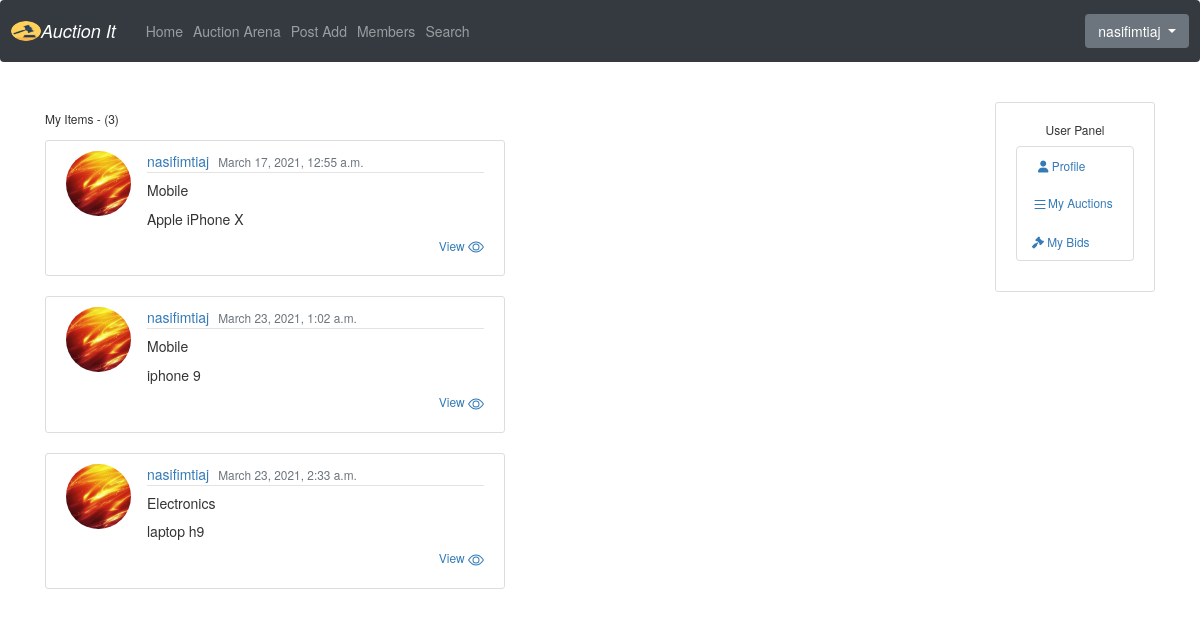
The app's page /my_items/ (signed in) with its own data.
### users/models.py (models this page shows, shortened)
class Profile(models.Model):
    user = models.OneToOneField(User, on_delete=models.CASCADE)
    image = models.ImageField(default='default.jpg', upload_to='profile_pics')
    full_name = models.CharField(default='@Example_name', max_length=100)
    phone_number =  models.TextField(default='@Example_045978346')
    address = models.TextField(default='@Example_13-65 new jersey')
    last_active = models.DateTimeField(blank=True, null=True)
    bio = models.TextField(default='You bio')
    @property
    def update_last_active(self):
        self.last_active = timezone.now()
        self.save()
        return self.user.username
    def save(self, *args, **kwargs):
        super().save(*args, **kwargs)
        img = Image.open(self.image.path)
        if img.height > 200 or img.width > 200:
            output_size = (200, 200)
            img.thumbnail(output_size)
            img.save(self.image.path)

### core/models.py (models this page shows, shortened)
class AuctionItem(models.Model):
    name = models.CharField(max_length=50)
    owner = models.ForeignKey(User, on_delete=models.CASCADE)
    category = models.ForeignKey(Category, on_delete=models.CASCADE)
    date_posted = models.DateTimeField(default=timezone.now)
    is_sold = models.BooleanField(default=False)
    location = models.ForeignKey(Location, on_delete=models.CASCADE)
    color = models.CharField(max_length=50)
    model = models.CharField(max_length=50)
    description = models.TextField()

class Category(models.Model):
    title = models.CharField(max_length=50)
    timestamp =  models.DateTimeField(default=datetime.now, blank=True)
    description = models.TextField(default="none")
    image = models.ImageField(default="default_cat", upload_to='Category_pics')
    def __str__(self):
        return self.title

### center/views.py (the view)
# urls.py: path('my_items/', UserItemsListView.as_view(), name='my_items'),
class UserItemsListView(ListView):
    template_name = 'center/my_items.html'
    model = AuctionItem
    context_object_name = 'items'
    def get_context_data(self, **kwargs):
        context = super().get_context_data(**kwargs)
        context.update({
        })
        return context
    ordering = ['-date_posted']
    paginate_by = 5
    def get_queryset(self):
        return AuctionItem.objects.filter(owner=self.request.user)

### center/templates/center/my_items.html (shortened to what this page needs)
{% extends 'center/base.html' %}
    {% block content %}
  <h6 class="mb-6">My Items - {{ view.kwargs.username }} ({{ page_obj.paginator.count }})</h6>
        {% for item in items %}
             <article class="media content-section" style="width:50%">
             <img  src="{{ item.owner.profile.image.url }}" class="rounded-circle article-img">
            <div class="media-body">
            <div class="article-metadata">
                  <a class="mr-2" href="#">{{ item.owner }}</a>
                  <small class="text-muted">{{ item.date_posted }}</small>
                </div>
                <h5><a class="article-title">{{ item.category }}</a></h5>
                <p class="article-content">{{ item.name }}</p>
                <a href="{% url 'center:detail_product' item.id %}" ><h6 align="right">View
                    </h6></a>
              </div>
        </article>
        {% endfor %}
    {% endblock %}

### templates/base.html (shortened to what this page needs)
 {% load static %}
<!DOCTYPE html>
<html lang="en">
<head>
    <link href="https://maxcdn.bootstrapcdn.com/font-awesome/4.3.0/css/font-awesome.min.css" rel="stylesheet">
    <link href="https://maxcdn.bootstrapcdn.com/font-awesome/4.7.0/css/font-awesome.min.css" rel="stylesheet">
<link rel="stylesheet" href="path/to/font-awesome/css/font-awesome.min.css">
        <link href="https://unpkg.com/filepond/dist/filepond.css" rel="stylesheet" />
      <link rel="stylesheet" type="text/css" href="{% static 'css/style.css' %}"/>
    <link rel="stylesheet" href="https://stackpath.bootstrapcdn.com/bootstrap/4.4.1/css/bootstrap.min.css"
>
</head>
<body>
    <nav class="navbar navbar-expand-lg navbar-dark bg-dark">
      <a class="navbar-brand" href="{% url 'core:home' %}">
          <div class="row">
               <img class="rounded-circle" src="{% static 'my_file/auction.png' %}" width="30" height="20" alt="Image">
              <p style="font-style: italic;">Auction It</p>
          </div>
         </a>
      <div class="collapse navbar-collapse" id="navbarNav">
        <ul class="navbar-nav">
          <li class="nav-item {{ home_nav }}">
            <a class="nav-link" href="{% url 'core:home' %}">Home</a>
          </li>
            {% if user.is_authenticated %}
                <li class="nav-item {{ on_auction_nav }}">
                <a class="nav-link" href="{% url 'center:on_auction' %}">Auction Arena</a>
              </li>
                <li class="nav-item {{ create_product_nav }}">
                <a class="nav-link" href="{% url 'center:create_product' %}">Post Add</a>
              </li>
            <li class="nav-item {{ members_nav }}">
                <a class="nav-link" href="{% url 'core:members' %}">Members</a>
              </li>
            <li class="nav-item {{ search_nav }}">
                <a class="nav-link" href="/search">Search</a>
              </li>
            {% endif %}
        </ul>
      </div>
      <div >
        <ul class="navbar-nav ml-auto">
            {% if user.is_authenticated %}
                 <div class="dropdown" >
                      <button class="btn btn-secondary dropdown-toggle" type="button" id="dropdownMenuButton" data-toggle="dropdown" aria-haspopup="true" aria-expanded="false">
                       {{user.profile.update_last_active}}
                      </button>
                </div>
                {% else %}
                   <p><a href="/login"> Login</a> / <a href="/register"> Register</a> </p>
                {% endif %}
        </ul>
    </div>
    </nav>
    <br/>
<main role="main" class="container">
      <div class="row">
        <div class="col-md-10">
          {% block content %}
            {% endblock %}
        </div>
           {% if user.is_authenticated %}
                    <div class="col-md-2" >
                      <div class="content-section"algin="right">
                        <h6 align="center">User Panel</h6>
                          <ul class="list-group">
                           <small> <li class="list-group-item list-group-item-light"> <a class="mr-2" href="{% url 'center:user_profile' user.id %}">   <i class="fa fa-user" aria-hidden="true" style="margin-left: 6px;"></i> Profile</a></li>
                            <li class="list-group-item list-group-item-light"> <a  href="{% url 'center:my_items' %}"></i>My Auctions</a></li>
                            <li class="list-group-item list-group-item-light"><a  href="{% url 'center:my_bets' %}"><i class="fa fa-gavel" aria-hidden="true"></i> My Bids</a></li></small>
                          </ul>
                      </div>
                    </div>
            {% endif%}
      </div>
    </main>
    <link rel="stylesheet" href="https://maxcdn.bootstrapcdn.com/bootstrap/3.4.1/css/bootstrap.min.css">
</body>
</html>

### static/css/style.css (style rules this page uses)
body { background: #fafafa; color: #333333; margin-top: 5rem; }
h1, h2, h3, h4, h5, h6 { color: #444444; }
ul { margin: 0; }
.content-section { background: #ffffff; padding: 10px 20px; border: 1px solid #dddddd; border-radius: 3px; margin-bottom: 20px; }
.article-title { color: #444444; }
.article-content { white-space: pre-line; }
.article-img { height: 65px; width: 65px; margin-right: 16px; }
.article-metadata { padding-bottom: 1px; margin-bottom: 4px; border-bottom: 1px solid #e3e3e3 }

### records on screen
AuctionItem: owner.profile.image (picture), owner "nasifimtiaj", date_posted "March 17, 2021, 12:55 a.m.", category "Mobile", name "Apple iPhone X"
AuctionItem: owner.profile.image (picture), owner "nasifimtiaj", date_posted "March 23, 2021, 1:02 a.m.", category "Mobile", name "iphone 9"
AuctionItem: owner.profile.image (picture), owner "nasifimtiaj", date_posted "March 23, 2021, 2:33 a.m.", category "Electronics", name "laptop h9"

### other values on screen
{{ user.profile.update_last_active }} "nasifimtiaj"
{{ page_obj.paginator.count }} "3"
